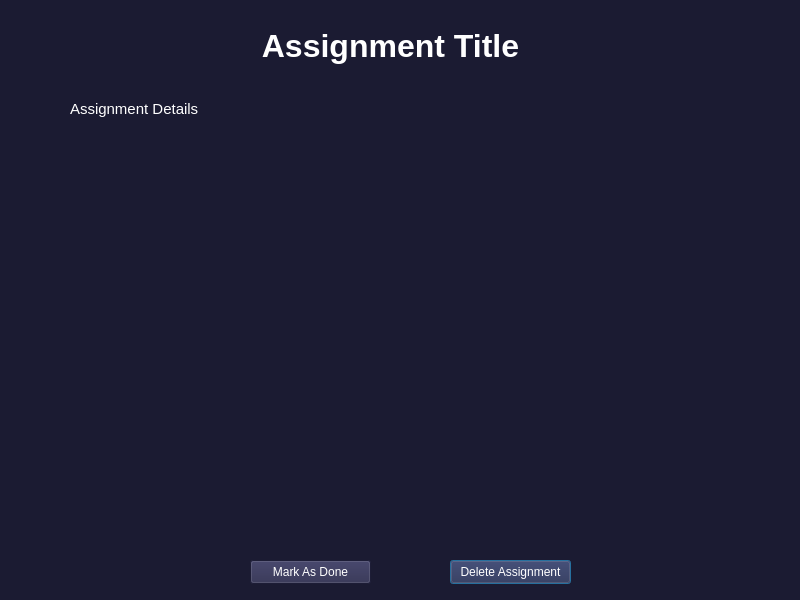
<?xml version="1.0" encoding="UTF-8"?>
<ui version="4.0">
 <class>AssignmentDetails</class>
 <widget class="QDialog" name="AssignmentDetails">
  <property name="geometry">
   <rect>
    <x>0</x>
    <y>0</y>
    <width>800</width>
    <height>600</height>
   </rect>
  </property>
  <property name="minimumSize">
   <size>
    <width>800</width>
    <height>600</height>
   </size>
  </property>
  <property name="maximumSize">
   <size>
    <width>800</width>
    <height>600</height>
   </size>
  </property>
  <property name="windowTitle">
   <string>Assignment Title</string>
  </property>
  <property name="styleSheet">
   <string notr="true">QDialog{
	background-color:#1b1b32;
}</string>
  </property>
  <widget class="QLabel" name="details">
   <property name="geometry">
    <rect>
     <x>70</x>
     <y>100</y>
     <width>701</width>
     <height>391</height>
    </rect>
   </property>
   <property name="font">
    <font>
     <family>Tahoma</family>
     <pointsize>11</pointsize>
    </font>
   </property>
   <property name="styleSheet">
    <string notr="true">QLabel{
	color:#fff;
}</string>
   </property>
   <property name="text">
    <string>Assignment Details</string>
   </property>
   <property name="alignment">
    <set>Qt::AlignLeading|Qt::AlignLeft|Qt::AlignTop</set>
   </property>
  </widget>
  <widget class="QLabel" name="title">
   <property name="geometry">
    <rect>
     <x>140</x>
     <y>20</y>
     <width>501</width>
     <height>51</height>
    </rect>
   </property>
   <property name="font">
    <font>
     <family>Tahoma</family>
     <pointsize>24</pointsize>
     <bold>true</bold>
    </font>
   </property>
   <property name="styleSheet">
    <string notr="true">QLabel{
	color:#fff;
}</string>
   </property>
   <property name="text">
    <string>Assignment Title</string>
   </property>
   <property name="alignment">
    <set>Qt::AlignCenter</set>
   </property>
  </widget>
  <widget class="QPushButton" name="deleteBtn">
   <property name="geometry">
    <rect>
     <x>450</x>
     <y>560</y>
     <width>121</width>
     <height>24</height>
    </rect>
   </property>
   <property name="styleSheet">
    <string notr="true">QPushButton{
	color:#fff;
	font-family:Tahoma;
	background-color:rgb(41, 41, 76);
}</string>
   </property>
   <property name="text">
    <string>Delete Assignment</string>
   </property>
  </widget>
  <widget class="QPushButton" name="doneBtn">
   <property name="geometry">
    <rect>
     <x>250</x>
     <y>560</y>
     <width>121</width>
     <height>24</height>
    </rect>
   </property>
   <property name="styleSheet">
    <string notr="true">QPushButton{
	color:#fff;
	font-family:Tahoma;
	background-color:rgb(41, 41, 76);
}</string>
   </property>
   <property name="text">
    <string>Mark As Done</string>
   </property>
  </widget>
 </widget>
 <resources/>
 <connections/>
</ui>
